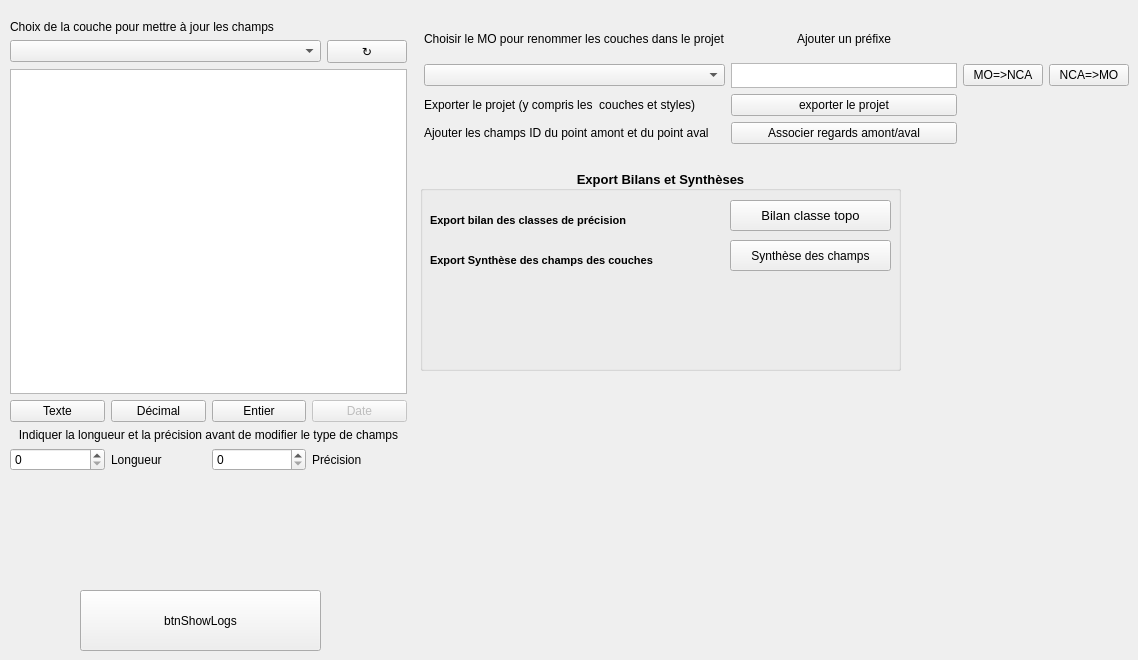
   <widget class="QWidget" name="tab_maj_plan">
    <attribute name="title">
     <string>MAJ plan</string>
    </attribute>
    <widget class="QWidget" name="verticalLayoutWidget_9">
     <property name="geometry">
      <rect>
       <x>10</x>
       <y>20</y>
       <width>397</width>
       <height>451</height>
      </rect>
     </property>
     <layout class="QVBoxLayout" name="verticalLayout_9">
      <item>
       <widget class="QLabel" name="label_20">
        <property name="text">
         <string>Choix de la couche pour mettre à jour les champs</string>
        </property>
       </widget>
      </item>
      <item>
       <layout class="QHBoxLayout" name="horizontalLayout_10" stretch="30,1">
        <item>
         <widget class="QComboBox" name="Listecouche"/>
        </item>
        <item>
         <widget class="QPushButton" name="btn_actualiser">
          <property name="toolTip">
           <string>Actualiser la liste des couches</string>
          </property>
          <property name="text">
           <string>↻</string>
          </property>
         </widget>
        </item>
       </layout>
      </item>
      <item>
       <widget class="QTableView" name="Champview">
        <property name="sortingEnabled">
         <bool>true</bool>
        </property>
       </widget>
      </item>
      <item>
       <layout class="QHBoxLayout" name="horizontalLayout_7">
        <item>
         <widget class="QPushButton" name="Texte">
          <property name="text">
           <string>Texte</string>
          </property>
         </widget>
        </item>
        <item>
         <widget class="QPushButton" name="Decimal">
          <property name="text">
           <string>Décimal</string>
          </property>
         </widget>
        </item>
        <item>
         <widget class="QPushButton" name="Entier">
          <property name="text">
           <string>Entier</string>
          </property>
         </widget>
        </item>
        <item>
         <widget class="QPushButton" name="Dates">
          <property name="enabled">
           <bool>false</bool>
          </property>
          <property name="text">
           <string>Date</string>
          </property>
         </widget>
        </item>
       </layout>
      </item>
      <item>
       <widget class="QLabel" name="label_3">
        <property name="acceptDrops">
         <bool>false</bool>
        </property>
        <property name="autoFillBackground">
         <bool>false</bool>
        </property>
        <property name="text">
         <string>Indiquer la longueur et la précision avant de modifier le type de champs</string>
        </property>
        <property name="alignment">
         <set>Qt::AlignCenter</set>
        </property>
        <property name="wordWrap">
         <bool>true</bool>
        </property>
       </widget>
      </item>
      <item>
       <layout class="QHBoxLayout" name="horizontalLayout_8">
        <item>
         <widget class="QSpinBox" name="Longueur"/>
        </item>
        <item>
         <widget class="QLabel" name="label_long">
          <property name="text">
           <string>Longueur</string>
          </property>
         </widget>
        </item>
        <item>
         <widget class="QSpinBox" name="Precision"/>
        </item>
        <item>
         <widget class="QLabel" name="label_pres">
          <property name="text">
           <string>Précision</string>
          </property>
         </widget>
        </item>
       </layout>
      </item>
     </layout>
    </widget>
    <widget class="QPushButton" name="btnShowLogs">
     <property name="geometry">
      <rect>
       <x>80</x>
       <y>590</y>
       <width>241</width>
       <height>61</height>
      </rect>
     </property>
     <property name="text">
      <string>btnShowLogs</string>
     </property>
    </widget>
    <widget class="QWidget" name="gridLayoutWidget_3">
     <property name="geometry">
      <rect>
       <x>424</x>
       <y>20</y>
       <width>705</width>
       <height>124</height>
      </rect>
     </property>
     <layout class="QGridLayout" name="gridLayout_3" rowstretch="10,0,0,0" columnstretch="10,0,0,0">
      <item row="1" column="1">
       <widget class="QTextEdit" name="suffixe_couches">
        <property name="maximumSize">
         <size>
          <width>16777215</width>
          <height>25</height>
         </size>
        </property>
        <property name="lineWidth">
         <number>2</number>
        </property>
        <property name="midLineWidth">
         <number>2</number>
        </property>
       </widget>
      </item>
      <item row="3" column="1">
       <widget class="QPushButton" name="bouton_regards">
        <property name="text">
         <string>Associer regards amont/aval</string>
        </property>
       </widget>
      </item>
      <item row="1" column="2">
       <widget class="QPushButton" name="layer_rename_MO_NCA">
        <property name="text">
         <string>MO=&gt;NCA</string>
        </property>
       </widget>
      </item>
      <item row="1" column="0">
       <widget class="QComboBox" name="Lste_MO"/>
      </item>
      <item row="0" column="0">
       <widget class="QLabel" name="label_10">
        <property name="text">
         <string>Choisir le MO pour renommer les couches dans le projet</string>
        </property>
       </widget>
      </item>
      <item row="1" column="3">
       <widget class="QPushButton" name="layer_rename_NCA_MO">
        <property name="text">
         <string>NCA=&gt;MO</string>
        </property>
       </widget>
      </item>
      <item row="2" column="1">
       <widget class="QPushButton" name="Exporter_projet_local">
        <property name="text">
         <string>exporter le projet</string>
        </property>
       </widget>
      </item>
      <item row="0" column="1">
       <widget class="QLabel" name="label">
        <property name="text">
         <string>Ajouter un préfixe</string>
        </property>
        <property name="alignment">
         <set>Qt::AlignCenter</set>
        </property>
       </widget>
      </item>
      <item row="2" column="0">
       <widget class="QLabel" name="label_2">
        <property name="text">
         <string>Exporter le projet (y compris les  couches et styles)</string>
        </property>
       </widget>
      </item>
      <item row="3" column="0">
       <widget class="QLabel" name="label_22">
        <property name="text">
         <string>Ajouter les champs ID du point amont et du point aval</string>
        </property>
       </widget>
      </item>
     </layout>
    </widget>
    <widget class="QGroupBox" name="groupBox_3">
     <property name="geometry">
      <rect>
       <x>420</x>
       <y>170</y>
       <width>481</width>
       <height>201</height>
      </rect>
     </property>
     <property name="font">
      <font>
       <pointsize>10</pointsize>
       <weight>75</weight>
       <bold>true</bold>
      </font>
     </property>
     <property name="title">
      <string>Export Bilans et Synthèses</string>
     </property>
     <property name="alignment">
      <set>Qt::AlignCenter</set>
     </property>
     <widget class="QLabel" name="lbl_bilan_topo">
      <property name="geometry">
       <rect>
        <x>10</x>
        <y>40</y>
        <width>251</width>
        <height>20</height>
       </rect>
      </property>
      <property name="font">
       <font>
        <pointsize>8</pointsize>
        <weight>75</weight>
        <bold>true</bold>
       </font>
      </property>
      <property name="text">
       <string>Export bilan des classes de précision</string>
      </property>
     </widget>
     <widget class="QPushButton" name="bilan_edv_classe_topo">
      <property name="geometry">
       <rect>
        <x>310</x>
        <y>30</y>
        <width>161</width>
        <height>31</height>
       </rect>
      </property>
      <property name="font">
       <font>
        <pointsize>10</pointsize>
        <weight>50</weight>
        <bold>false</bold>
       </font>
      </property>
      <property name="text">
       <string>Bilan classe topo</string>
      </property>
     </widget>
     <widget class="QLabel" name="lbl_bilan_topo_2">
      <property name="geometry">
       <rect>
        <x>10</x>
        <y>80</y>
        <width>291</width>
        <height>20</height>
       </rect>
      </property>
      <property name="font">
       <font>
        <pointsize>8</pointsize>
        <weight>75</weight>
        <bold>true</bold>
       </font>
      </property>
      <property name="text">
       <string>Export Synthèse des champs des couches </string>
      </property>
     </widget>
     <widget class="QPushButton" name="bilan_edv_synthese_couches">
      <property name="geometry">
       <rect>
        <x>310</x>
        <y>70</y>
        <width>161</width>
        <height>31</height>
       </rect>
      </property>
      <property name="font">
       <font>
        <pointsize>9</pointsize>
        <weight>50</weight>
        <bold>false</bold>
       </font>
      </property>
      <property name="text">
       <string>Synthèse des champs</string>
      </property>
     </widget>
    </widget>
    <zorder>groupBox_3</zorder>
    <zorder>verticalLayoutWidget_9</zorder>
    <zorder>btnShowLogs</zorder>
    <zorder>gridLayoutWidget_3</zorder>
   </widget>
